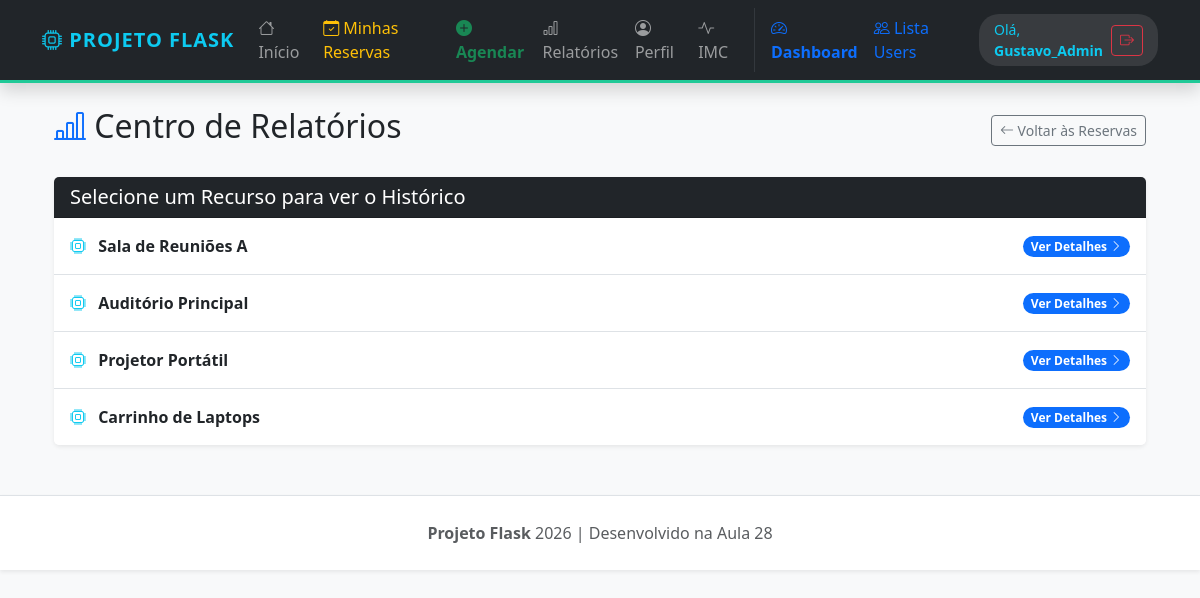
Page /relatorios (signed in) on the committed database.
### tables this page shows
CREATE TABLE recursos (
            id INTEGER PRIMARY KEY AUTOINCREMENT,
            nome TEXT NOT NULL,
            descricao TEXT
        );

### app.py (the view)
@app.route("/relatorios")
@login_required
def relatorios_dashboard():
    conn = get_db_connection()
    recursos = conn.execute('SELECT * FROM recursos').fetchall()
    conn.close()
    return render_template("relatorios.html", recursos=recursos)

### app.py (called while the page is built)
def get_db_connection():
    base_dir = os.path.dirname(os.path.abspath(__file__))
    db_path = os.path.join(base_dir, 'database.db')
    conn = sqlite3.connect(db_path)
    conn.row_factory = sqlite3.Row
    return conn

def login_required(f):
    @wraps(f)
    def wrapper(*args, **kwargs):
        if "user" not in session:
            return redirect(url_for("login"))
        return f(*args, **kwargs)
    return wrapper

### Templates/relatorios.html (shortened to what this page needs)
{% extends "base.html" %}
{% block content %}
<div class="container mt-4">
    <div class="d-flex justify-content-between align-items-center mb-4">
        <h2><i class="bi bi-bar-chart-line text-primary"></i> Centro de Relatórios</h2>
        <a href="{{ url_for('listar_reservas') }}" class="btn btn-outline-secondary btn-sm">
            <i class="bi bi-arrow-left"></i> Voltar às Reservas
        </a>
    </div>
    <div class="row">
        <div class="col-md-12">
            <div class="card shadow-sm border-0">
                <div class="card-header bg-dark text-white">
                    <h5 class="mb-0">Selecione um Recurso para ver o Histórico</h5>
                </div>
                <div class="list-group list-group-flush">
                    {% for r in recursos %}
                        <a href="{{ url_for('relatorio_recurso', id=r.id) }}" class="list-group-item list-group-item-action d-flex justify-content-between align-items-center p-3">
                            <div>
                                <i class="bi bi-cpu me-2 text-info"></i>
                                <strong>{{ r.nome }}</strong>
                            </div>
                            <span class="badge bg-primary rounded-pill">Ver Detalhes <i class="bi bi-chevron-right"></i></span>
                        </a>
                    {% else %}
                        <div class="p-4 text-center">
                            <p class="text-muted">Nenhum recurso cadastrado no sistema.</p>
                        </div>
                    {% endfor %}
                </div>
            </div>
        </div>
    </div>
</div>
{% endblock %}

### Templates/base.html (style rules this page uses)
body { background-color: #f8f9fa; }

### rows in the picture
recursos: nome "Sala de Reuniões A"
recursos: nome "Auditório Principal"
recursos: nome "Projetor Portátil"
recursos: nome "Carrinho de Laptops"

### other values in the picture
{{ session['user'] }} "Gustavo_Admin"
